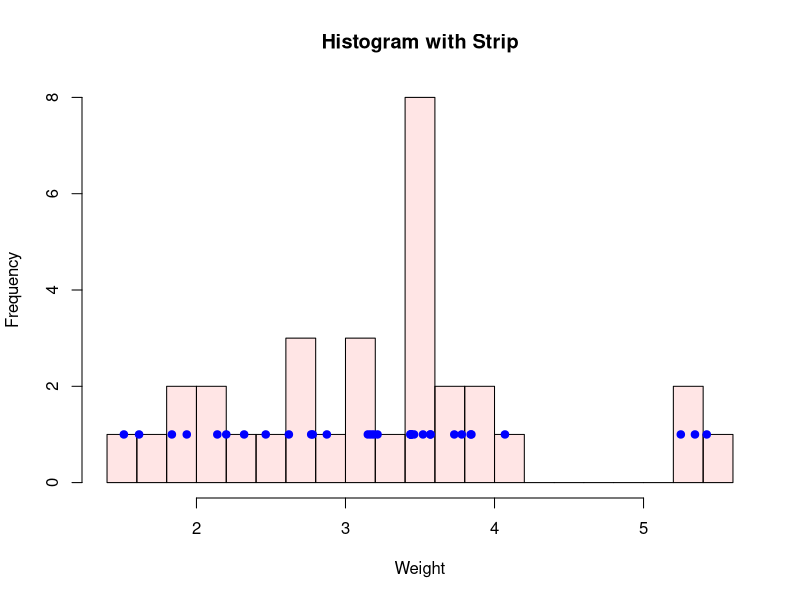

This chart was generated by the following R code:
hist(mtcars$wt, col=rgb(red=1, green=0, blue=0, alpha=0.1), breaks=20, cax=0.1, xlab="Weight", main="Histogram with Strip")
stripchart(mtcars$wt, add = TRUE, pch=19, col="blue", ylim=0)
